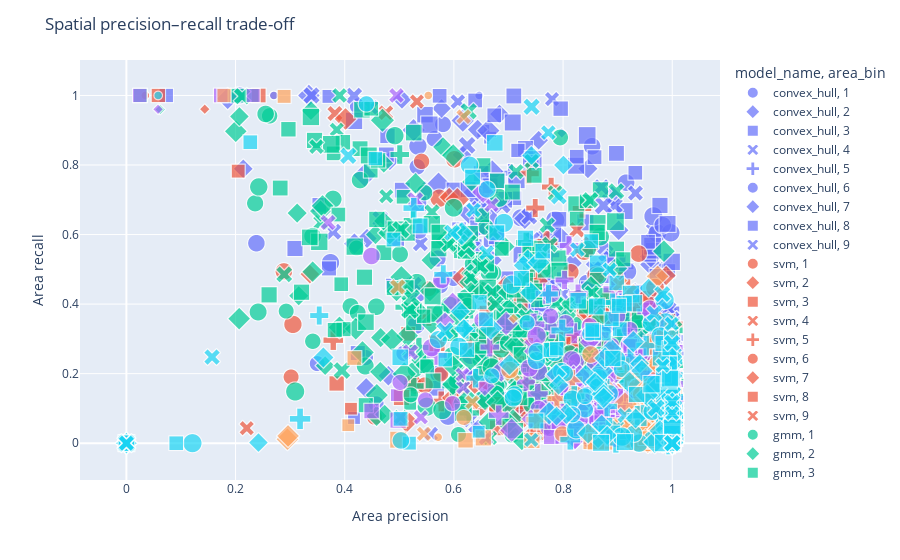

Notebook cell for this chart:
### Code cell
fig = px.scatter(
    results_df,
    x="area_precision",
    y="area_recall",
    color="model_name",
    symbol="area_bin",
    size="n_points",
    hover_data=[
        "cell_id",
        "hybrid_f1",
        "point_f1",
        "area"
    ],
)

fig.update_layout(
    title="Spatial precision–recall trade-off",
    xaxis_title="Area precision",
    yaxis_title="Area recall",
)

fig.show()
